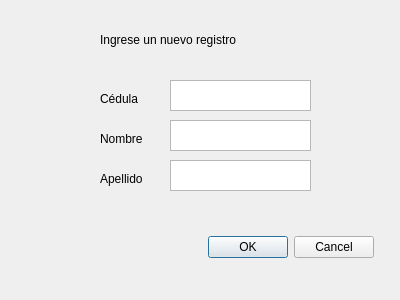
<?xml version="1.0" encoding="UTF-8"?>
<ui version="4.0">
 <class>Ingreso_Widget</class>
 <widget class="QWidget" name="Ingreso_Widget">
  <property name="geometry">
   <rect>
    <x>0</x>
    <y>0</y>
    <width>400</width>
    <height>300</height>
   </rect>
  </property>
  <property name="windowTitle">
   <string>Form</string>
  </property>
  <widget class="QTextEdit" name="txt_nombre">
   <property name="enabled">
    <bool>true</bool>
   </property>
   <property name="geometry">
    <rect>
     <x>170</x>
     <y>120</y>
     <width>141</width>
     <height>31</height>
    </rect>
   </property>
  </widget>
  <widget class="QTextEdit" name="txt_id">
   <property name="geometry">
    <rect>
     <x>170</x>
     <y>80</y>
     <width>141</width>
     <height>31</height>
    </rect>
   </property>
  </widget>
  <widget class="QLabel" name="lb_apellido">
   <property name="geometry">
    <rect>
     <x>100</x>
     <y>170</y>
     <width>59</width>
     <height>18</height>
    </rect>
   </property>
   <property name="text">
    <string>Apellido</string>
   </property>
  </widget>
  <widget class="QTextEdit" name="txt_apellido">
   <property name="geometry">
    <rect>
     <x>170</x>
     <y>160</y>
     <width>141</width>
     <height>31</height>
    </rect>
   </property>
  </widget>
  <widget class="QLabel" name="lb_nombre">
   <property name="geometry">
    <rect>
     <x>100</x>
     <y>130</y>
     <width>59</width>
     <height>18</height>
    </rect>
   </property>
   <property name="text">
    <string>Nombre</string>
   </property>
  </widget>
  <widget class="QLabel" name="lb_cedula">
   <property name="geometry">
    <rect>
     <x>100</x>
     <y>90</y>
     <width>59</width>
     <height>18</height>
    </rect>
   </property>
   <property name="text">
    <string>Cédula</string>
   </property>
  </widget>
  <widget class="QDialogButtonBox" name="buttonBox">
   <property name="geometry">
    <rect>
     <x>200</x>
     <y>230</y>
     <width>174</width>
     <height>34</height>
    </rect>
   </property>
   <property name="standardButtons">
    <set>QDialogButtonBox::Cancel|QDialogButtonBox::Ok</set>
   </property>
  </widget>
  <widget class="QLabel" name="lb_ingreso">
   <property name="geometry">
    <rect>
     <x>100</x>
     <y>30</y>
     <width>161</width>
     <height>20</height>
    </rect>
   </property>
   <property name="text">
    <string>Ingrese un nuevo registro</string>
   </property>
  </widget>
 </widget>
 <resources/>
 <connections/>
</ui>
